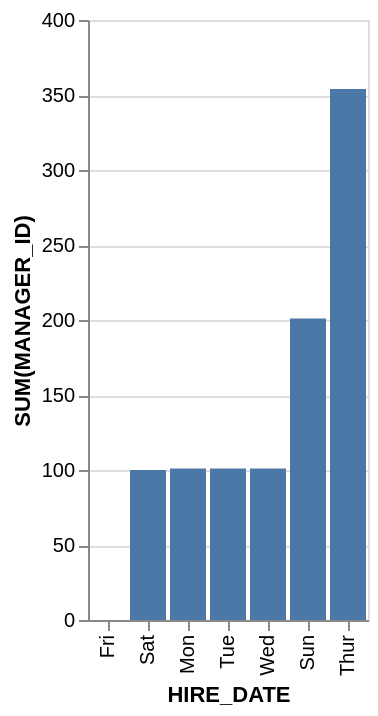

This figure's Vega-Lite source:
### Vega-Lite specification from a JSON file in a GitHub repository (floating-point values rounded to 4 significant figures)
{"data": {"values": [{"x_data": "Fri", "y_data": 0}, {"x_data": "Sat", "y_data": 100}, {"x_data": "Mon", "y_data": 101}, {"x_data": "Tue", "y_data": 101}, {"x_data": "Wed", "y_data": 101}, {"x_data": "Sun", "y_data": 201}, {"x_data": "Thur", "y_data": 354}]}, "mark": "bar", "encoding": {"x": {"field": "x_data", "type": "nominal", "title": "HIRE_DATE", "sort": {"op": "sum", "field": "y_data", "order": "ascending"}}, "y": {"field": "y_data", "type": "quantitative", "title": "SUM(MANAGER_ID)"}}}
